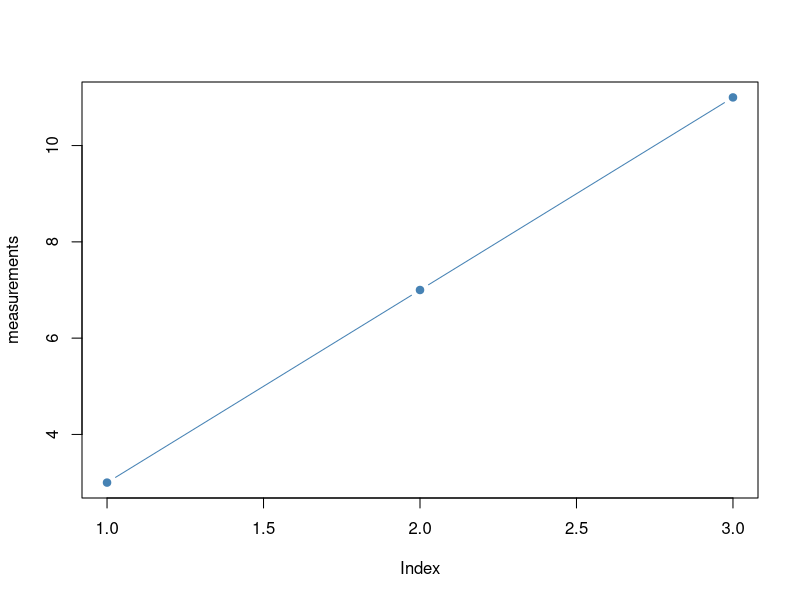

R code for this plot:
## ---- chunk 1
measurements <- c(3, 7, 11)
mean(measurements)
## ---- chunk 2
#| label: fig-measurements
#| fig-cap: Measurements calculated in R
plot(measurements, type = "b", col = "steelblue", pch = 19)
